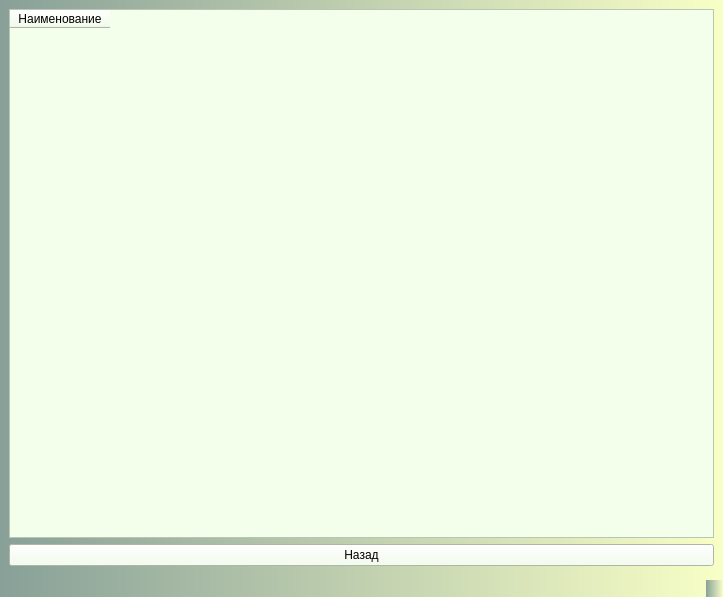
<?xml version="1.0" encoding="UTF-8"?>
<ui version="4.0">
 <class>ALLTPS</class>
 <widget class="QMainWindow" name="ALLTPS">
  <property name="geometry">
   <rect>
    <x>0</x>
    <y>0</y>
    <width>723</width>
    <height>597</height>
   </rect>
  </property>
  <property name="windowTitle">
   <string>MainWindow</string>
  </property>
  <property name="styleSheet">
   <string notr="true">background:qlineargradient(spread:repeat, x1:0, y1:0, x2:1, y2:0, stop:0 rgba(83, 160, 81, 255), stop:1 rgba(255, 120, 161, 255))qlineargradient(spread:repeat, x1:0, y1:0, x2:1, y2:0, stop:0 rgba(136, 160, 152, 255), stop:1 rgba(248, 255, 198, 255))</string>
  </property>
  <widget class="QWidget" name="centralwidget">
   <layout class="QGridLayout" name="gridLayout">
    <item row="2" column="0">
     <widget class="QPushButton" name="pushButtonBack">
      <property name="styleSheet">
       <string notr="true">background:rgb(243, 255, 234);</string>
      </property>
      <property name="text">
       <string>Назад</string>
      </property>
     </widget>
    </item>
    <item row="1" column="0">
     <widget class="QTableWidget" name="tableWidgetAcrualTP">
      <property name="sizePolicy">
       <sizepolicy hsizetype="Expanding" vsizetype="Expanding">
        <horstretch>0</horstretch>
        <verstretch>100</verstretch>
       </sizepolicy>
      </property>
      <property name="sizeIncrement">
       <size>
        <width>0</width>
        <height>0</height>
       </size>
      </property>
      <property name="baseSize">
       <size>
        <width>0</width>
        <height>0</height>
       </size>
      </property>
      <property name="cursor" stdset="0">
       <cursorShape>WhatsThisCursor</cursorShape>
      </property>
      <property name="focusPolicy">
       <enum>Qt::StrongFocus</enum>
      </property>
      <property name="whatsThis">
       <string>&lt;html&gt;&lt;head/&gt;&lt;body&gt;&lt;p&gt;&lt;br/&gt;&lt;/p&gt;&lt;/body&gt;&lt;/html&gt;</string>
      </property>
      <property name="layoutDirection">
       <enum>Qt::LeftToRight</enum>
      </property>
      <property name="styleSheet">
       <string notr="true">background:rgb(243, 255, 234);</string>
      </property>
      <column>
       <property name="text">
        <string>Наименование</string>
       </property>
      </column>
     </widget>
    </item>
   </layout>
  </widget>
  <widget class="QMenuBar" name="menubar">
   <property name="geometry">
    <rect>
     <x>0</x>
     <y>0</y>
     <width>723</width>
     <height>21</height>
    </rect>
   </property>
  </widget>
  <widget class="QStatusBar" name="statusbar"/>
 </widget>
 <resources/>
 <connections/>
</ui>
